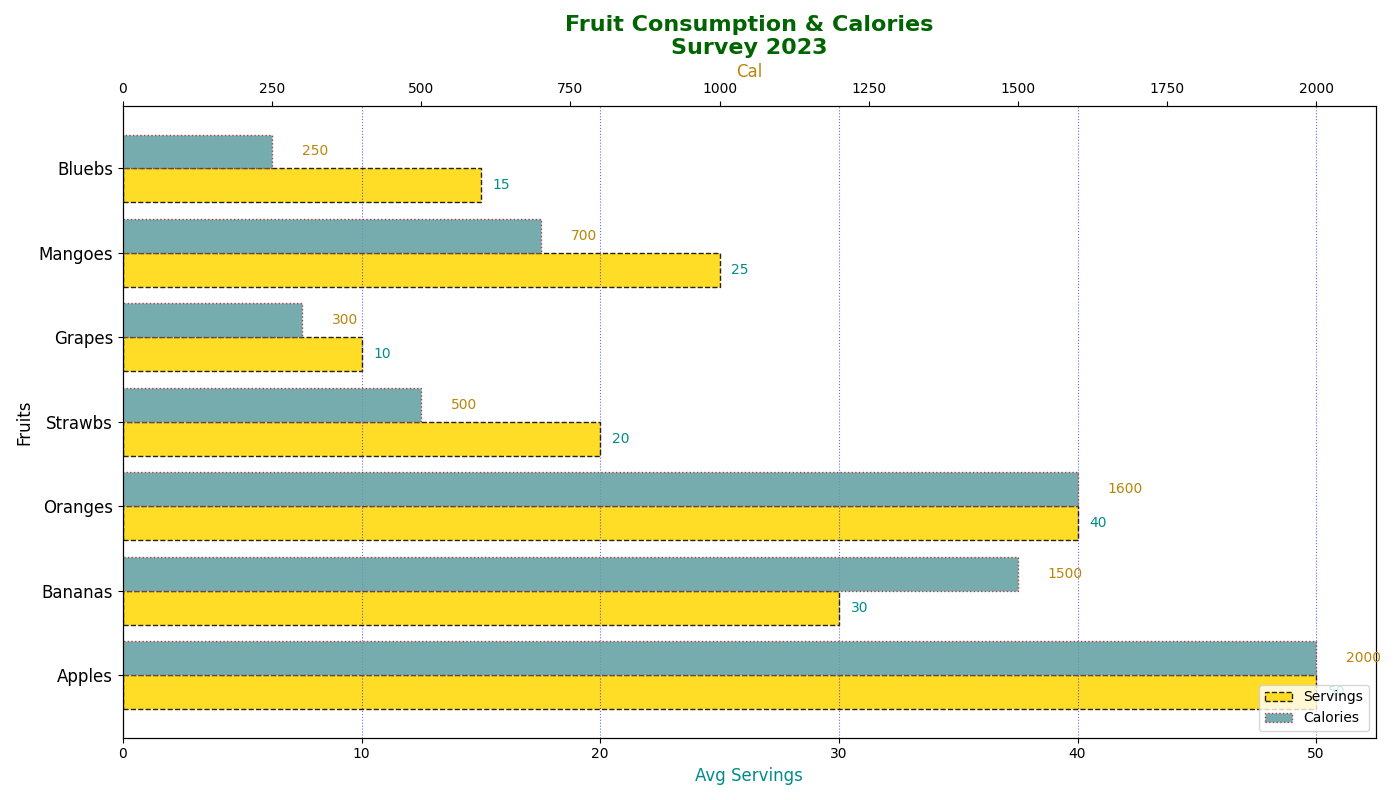

Source code (Python):
import matplotlib.pyplot as plt
import numpy as np

fruits = ['Apples', 'Bananas', 'Oranges', 'Strawbs', 'Grapes', 'Mangoes', 'Bluebs']
consumption_data = [50, 30, 40, 20, 10, 25, 15]
calories_data = [2000, 1500, 1600, 500, 300, 700, 250]

fig, ax1 = plt.subplots(figsize=(14, 8))

y_pos = np.arange(len(fruits))
bar_height = 0.4

# Changed colors for the bars
bars1 = ax1.barh(y_pos, consumption_data, height=bar_height, color='#FFD700', edgecolor='black', linestyle='--', label='Servings', alpha=0.85)

ax2 = ax1.twiny()
bars2 = ax2.barh(y_pos + bar_height, calories_data, height=bar_height, color='#5F9EA0', edgecolor='brown', linestyle=':', label='Calories', alpha=0.85)

for bar in bars1:
    width = bar.get_width()
    ax1.text(width + 0.5, bar.get_y() + bar.get_height()/2, int(width), va='center', ha='left', fontsize=10, color='darkcyan')

for bar in bars2:
    width = bar.get_width()
    ax2.text(width + 50, bar.get_y() + bar.get_height()/2, int(width), va='center', ha='left', fontsize=10, color='darkgoldenrod')

plt.title('Fruit Consumption & Calories\nSurvey 2023', fontsize=16, fontweight='bold', color='darkgreen')
ax1.set_ylabel('Fruits', fontsize=12)
ax1.set_xlabel('Avg Servings', fontsize=12, color='darkcyan')
ax2.set_xlabel('Cal', fontsize=12, color='darkgoldenrod')

ax1.set_yticks(y_pos + bar_height / 2)
ax1.set_yticklabels(fruits, fontsize=12, rotation=0, ha='right')

bars = [bars1[0], bars2[0]]
legends = [bars1.get_label(), bars2.get_label()]
ax1.legend(bars, legends, loc='lower right')

ax1.xaxis.grid(True, linestyle=':', which='major', color='blue', alpha=0.6)

plt.tight_layout()
plt.show()
